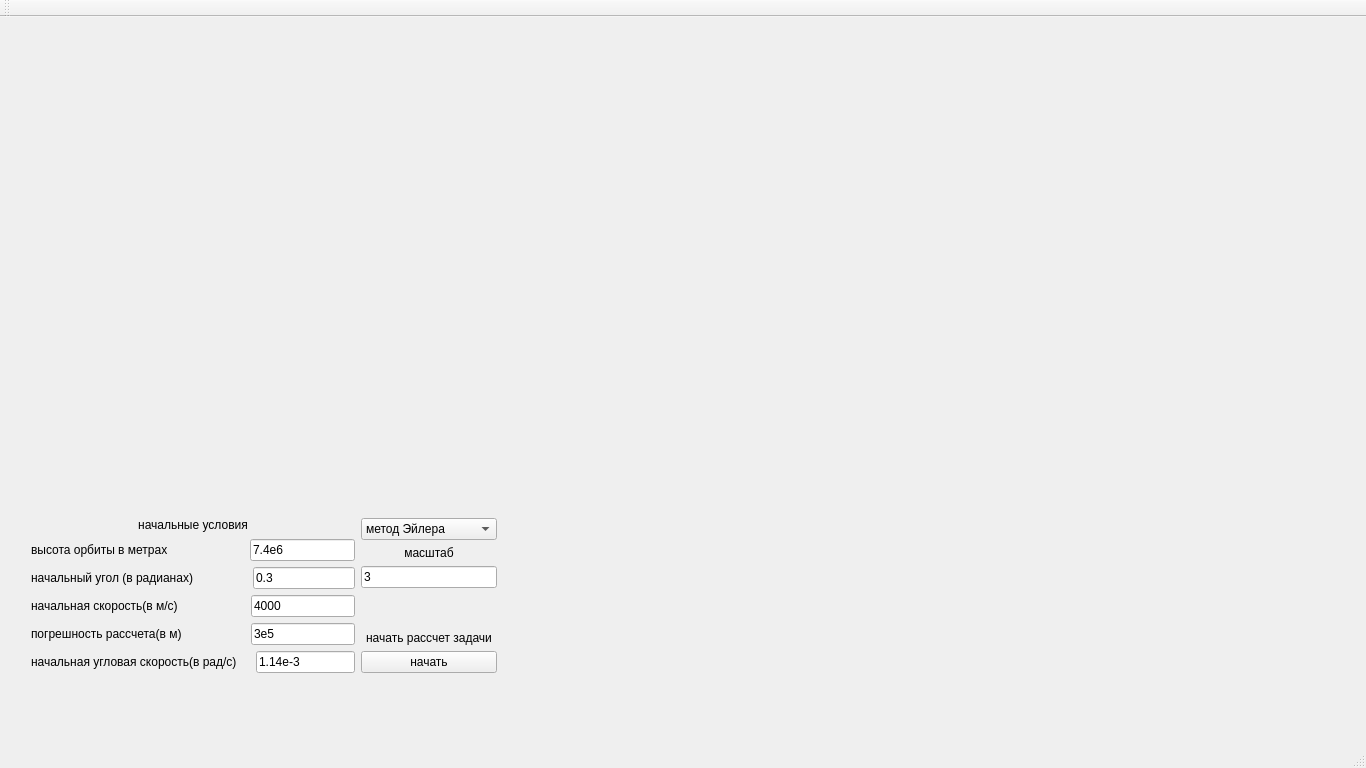
<?xml version="1.0" encoding="UTF-8"?>
<ui version="4.0">
 <class>MainWindow</class>
 <widget class="QMainWindow" name="MainWindow">
  <property name="geometry">
   <rect>
    <x>0</x>
    <y>0</y>
    <width>1366</width>
    <height>768</height>
   </rect>
  </property>
  <property name="windowTitle">
   <string>MainWindow</string>
  </property>
  <widget class="QWidget" name="centralWidget">
   <widget class="SFMLCanvas" name="sfml" native="true">
    <property name="geometry">
     <rect>
      <x>0</x>
      <y>0</y>
      <width>501</width>
      <height>471</height>
     </rect>
    </property>
   </widget>
   <widget class="QCustomPlot" name="plotRT" native="true">
    <property name="geometry">
     <rect>
      <x>510</x>
      <y>0</y>
      <width>841</width>
      <height>321</height>
     </rect>
    </property>
   </widget>
   <widget class="QWidget" name="layoutWidget">
    <property name="geometry">
     <rect>
      <x>20</x>
      <y>490</y>
      <width>488</width>
      <height>177</height>
     </rect>
    </property>
    <layout class="QGridLayout" name="gridLayout_2">
     <item row="2" column="1">
      <widget class="QLineEdit" name="scale">
       <property name="text">
        <string>3</string>
       </property>
      </widget>
     </item>
     <item row="4" column="1">
      <layout class="QVBoxLayout" name="verticalLayout">
       <item>
        <widget class="QLabel" name="label">
         <property name="text">
          <string>&lt;html&gt;&lt;head/&gt;&lt;body&gt;&lt;p align=&quot;center&quot;&gt;начать рассчет задачи&lt;/p&gt;&lt;/body&gt;&lt;/html&gt;</string>
         </property>
        </widget>
       </item>
       <item>
        <widget class="QPushButton" name="start">
         <property name="text">
          <string>начать</string>
         </property>
        </widget>
       </item>
      </layout>
     </item>
     <item row="0" column="1">
      <widget class="QComboBox" name="method">
       <item>
        <property name="text">
         <string>метод Эйлера</string>
        </property>
       </item>
       <item>
        <property name="text">
         <string>метод Рунге-Кутте</string>
        </property>
       </item>
      </widget>
     </item>
     <item row="3" column="1">
      <spacer name="verticalSpacer">
       <property name="orientation">
        <enum>Qt::Vertical</enum>
       </property>
       <property name="sizeHint" stdset="0">
        <size>
         <width>20</width>
         <height>40</height>
        </size>
       </property>
      </spacer>
     </item>
     <item row="0" column="0" rowspan="5">
      <layout class="QGridLayout" name="gridLayout">
       <item row="0" column="0">
        <widget class="QLabel" name="label_2">
         <property name="text">
          <string>&lt;html&gt;&lt;head/&gt;&lt;body&gt;&lt;p align=&quot;center&quot;&gt;начальные условия&lt;/p&gt;&lt;/body&gt;&lt;/html&gt;</string>
         </property>
        </widget>
       </item>
       <item row="1" column="0">
        <layout class="QVBoxLayout" name="verticalLayout_2">
         <item>
          <layout class="QHBoxLayout" name="horizontalLayout">
           <item>
            <widget class="QLabel" name="height_">
             <property name="text">
              <string>высота орбиты в метрах                       </string>
             </property>
            </widget>
           </item>
           <item>
            <widget class="QLineEdit" name="height">
             <property name="text">
              <string>7.4e6</string>
             </property>
            </widget>
           </item>
          </layout>
         </item>
         <item>
          <layout class="QHBoxLayout" name="horizontalLayout_2">
           <item>
            <widget class="QLabel" name="angle_">
             <property name="text">
              <string>начальный угол (в радианах)                </string>
             </property>
            </widget>
           </item>
           <item>
            <widget class="QLineEdit" name="angle">
             <property name="text">
              <string>0.3</string>
             </property>
            </widget>
           </item>
          </layout>
         </item>
         <item>
          <layout class="QHBoxLayout" name="horizontalLayout_3">
           <item>
            <widget class="QLabel" name="velocity_">
             <property name="text">
              <string>начальная скорость(в м/c)                    </string>
             </property>
            </widget>
           </item>
           <item>
            <widget class="QLineEdit" name="velocity">
             <property name="text">
              <string>4000</string>
             </property>
            </widget>
           </item>
          </layout>
         </item>
         <item>
          <layout class="QHBoxLayout" name="horizontalLayout_5">
           <item>
            <widget class="QLabel" name="angle_2_">
             <property name="text">
              <string>погрешность рассчета(в м)                   </string>
             </property>
            </widget>
           </item>
           <item>
            <widget class="QLineEdit" name="error">
             <property name="text">
              <string>3e5</string>
             </property>
            </widget>
           </item>
          </layout>
         </item>
         <item>
          <layout class="QHBoxLayout" name="horizontalLayout_4">
           <item>
            <widget class="QLabel" name="angle_velocity_">
             <property name="text">
              <string>начальная угловая скорость(в рад/c)    </string>
             </property>
            </widget>
           </item>
           <item>
            <widget class="QLineEdit" name="angle_velocity">
             <property name="text">
              <string>1.14e-3</string>
             </property>
            </widget>
           </item>
          </layout>
         </item>
        </layout>
       </item>
      </layout>
     </item>
     <item row="1" column="1">
      <widget class="QLabel" name="label_3">
       <property name="text">
        <string>&lt;html&gt;&lt;head/&gt;&lt;body&gt;&lt;p align=&quot;center&quot;&gt;масштаб&lt;/p&gt;&lt;/body&gt;&lt;/html&gt;</string>
       </property>
      </widget>
     </item>
    </layout>
   </widget>
   <widget class="QCustomPlot" name="plotPHIT" native="true">
    <property name="geometry">
     <rect>
      <x>510</x>
      <y>330</y>
      <width>841</width>
      <height>351</height>
     </rect>
    </property>
   </widget>
  </widget>
  <widget class="QMenuBar" name="menuBar">
   <property name="geometry">
    <rect>
     <x>0</x>
     <y>0</y>
     <width>1366</width>
     <height>26</height>
    </rect>
   </property>
  </widget>
  <widget class="QToolBar" name="mainToolBar">
   <attribute name="toolBarArea">
    <enum>TopToolBarArea</enum>
   </attribute>
   <attribute name="toolBarBreak">
    <bool>false</bool>
   </attribute>
  </widget>
  <widget class="QStatusBar" name="statusBar"/>
 </widget>
 <layoutdefault spacing="6" margin="11"/>
 <customwidgets>
  <customwidget>
   <class>SFMLCanvas</class>
   <extends>QWidget</extends>
   <header>sfmlcanvas.h</header>
   <container>1</container>
  </customwidget>
  <customwidget>
   <class>QCustomPlot</class>
   <extends>QWidget</extends>
   <header>qcustomplot.h</header>
   <container>1</container>
  </customwidget>
 </customwidgets>
 <resources/>
 <connections/>
</ui>
